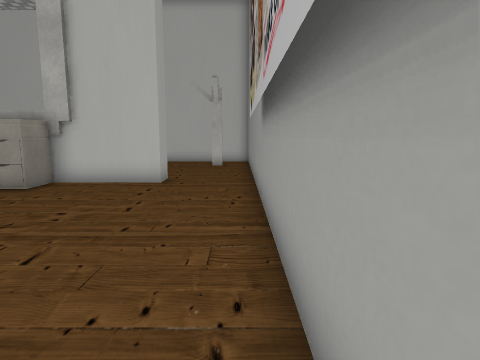
view 1 (above)

18 first-person views from a walk through a Unity game level. The camera is 1.5 m above the floor, tilts 8° down and sees 75° across. The floor is counted in squares, 1 m on a side. Each view is taken from the middle of a square. On the plan, view 1 faces up. The plan holds only what a view shows up to about 15 squares ahead; the rest is blank. The place goes on beyond the plan. The player character is not drawn. Some surface patterns are stand-ins.

view 2
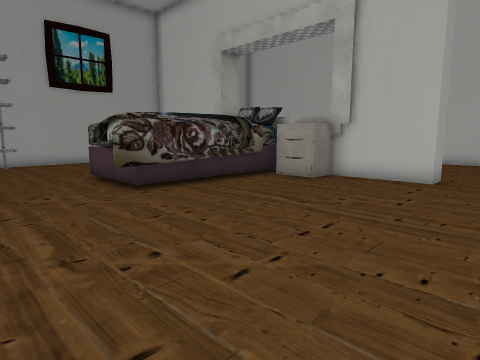

view 3
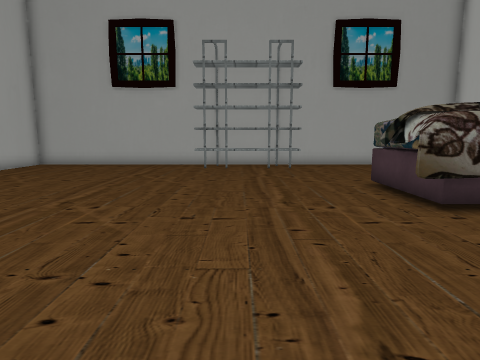

view 4
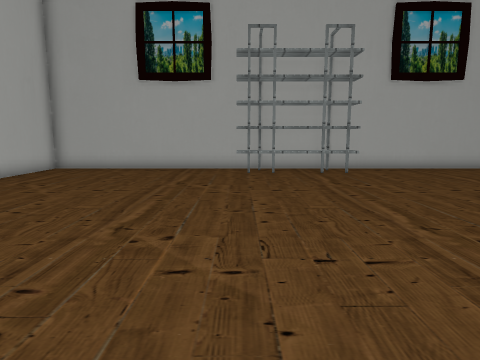

view 5
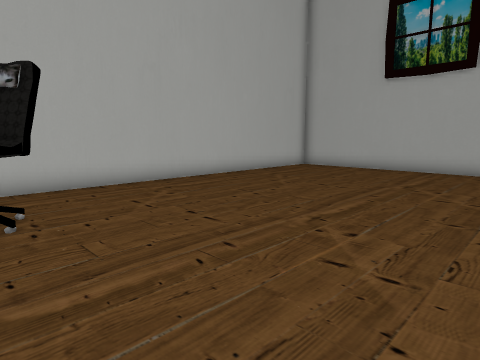

view 6
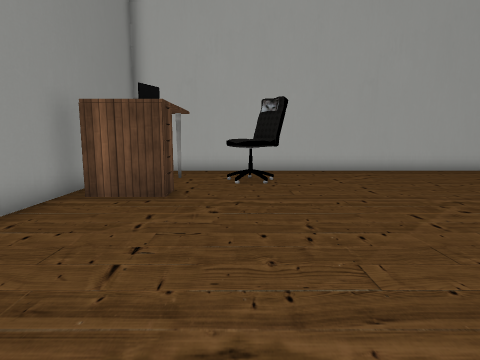

view 7
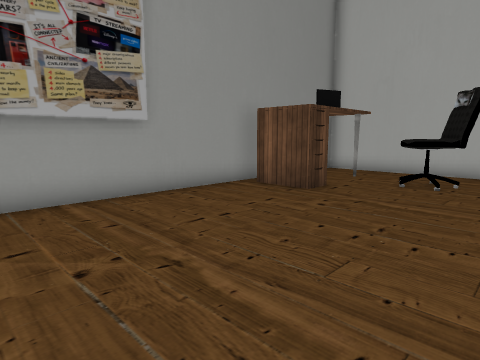

view 8
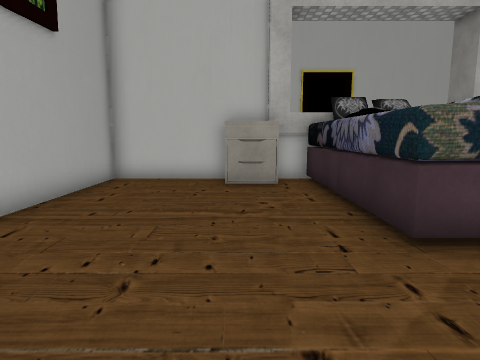

view 9
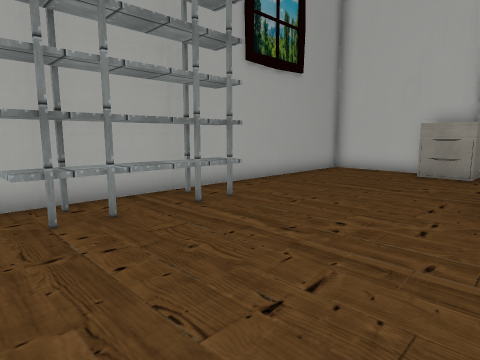

view 10
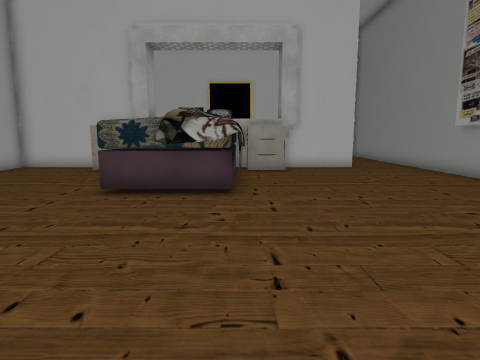

view 11
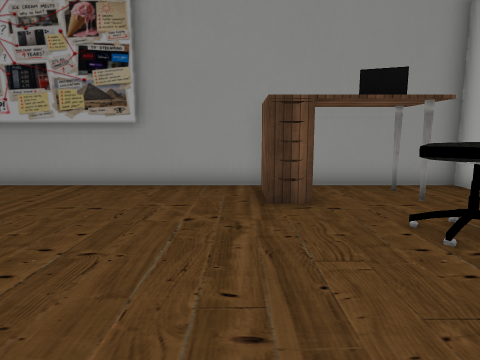

view 12
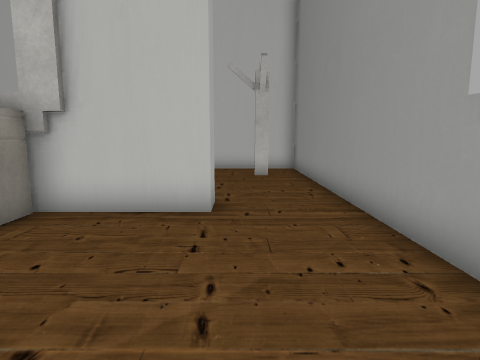

view 13
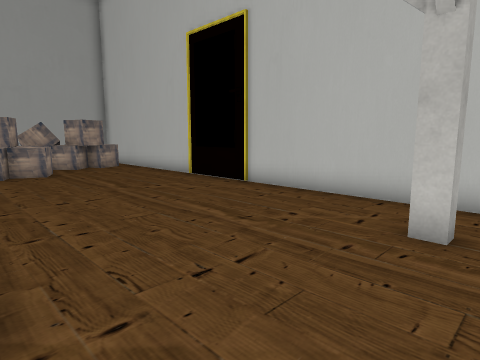

view 14
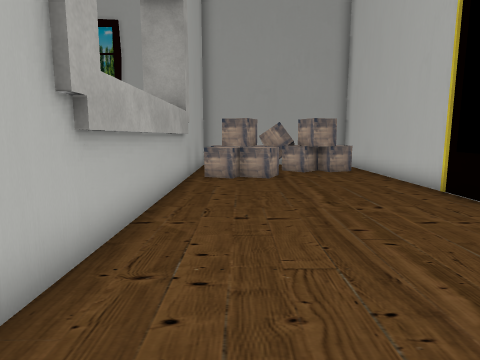

view 15
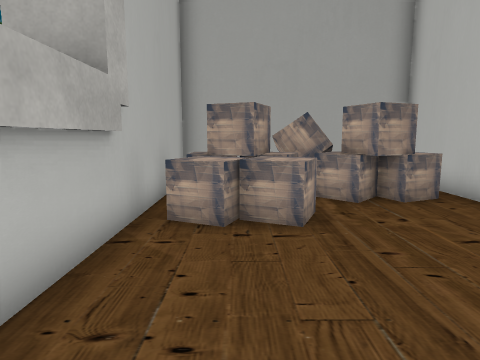

view 16
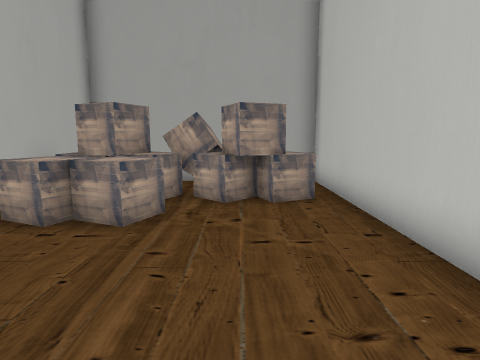

view 17
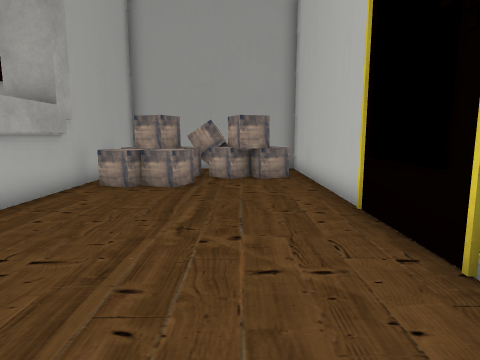

view 18
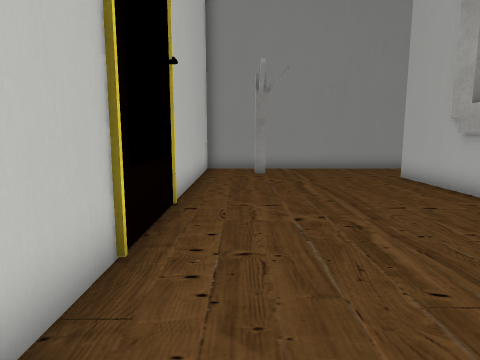

### Floor plan
Key: @ floor where view 1 was taken; # wall or solid block; . floor; O other object.
Columns run from 19 left of view 1 to 1 right of it. Each row starts with its distance up from view 1.
 19 ##########  #########
 18 #..O................#
 17 #  OO...............#
 16 #  OO.............#.#
 15 # OO................#
 14 # OOOOO.............#
 13 #  OOOO.............#
 12 #  OOOO.............#
 11 #################...#
 10 ########   ######...#
  9 #....OOOOOOOOO......#
  8 #......O O O........#
  7 #......OO OO........#
  6 #......OO OO........#
  5 #......OO OO........#
  4 #......OOOOO........#
  3 #......OOOOO........#
  2 #.O.................#
  1 #OO.................#
  0 #OO................@#
 -1 #OO.................#
 -2 #OO.................#
 -3 #OO.................#
 -4 #...................#
 -5 #...................#
 -6 #................OOO#
 -7 #...................#
 -8 #.............OO....#
 -9 #.............OO.O..#
-10 #...................#
-11 #...................#
-12 #####################

Positions as (right, up) in squares from view 1, and headings:
1: (0, 0), facing up
2: (0, -1), facing up-left
3: (-2, -1), facing left
4: (-4, -3), facing left
5: (-4, -2), facing down-left
6: (-4, 2), facing down
7: (-7, 2), facing down-right
8: (-14, -1), facing up
9: (-11, -4), facing up-left
10: (-8, -5), facing up
11: (-9, -5), facing right
12: (-2, 4), facing up
13: (0, 11), facing up-left
14: (-2, 13), facing left
15: (-8, 13), facing left
16: (-8, 16), facing left
17: (-4, 16), facing left
18: (-14, 17), facing right
